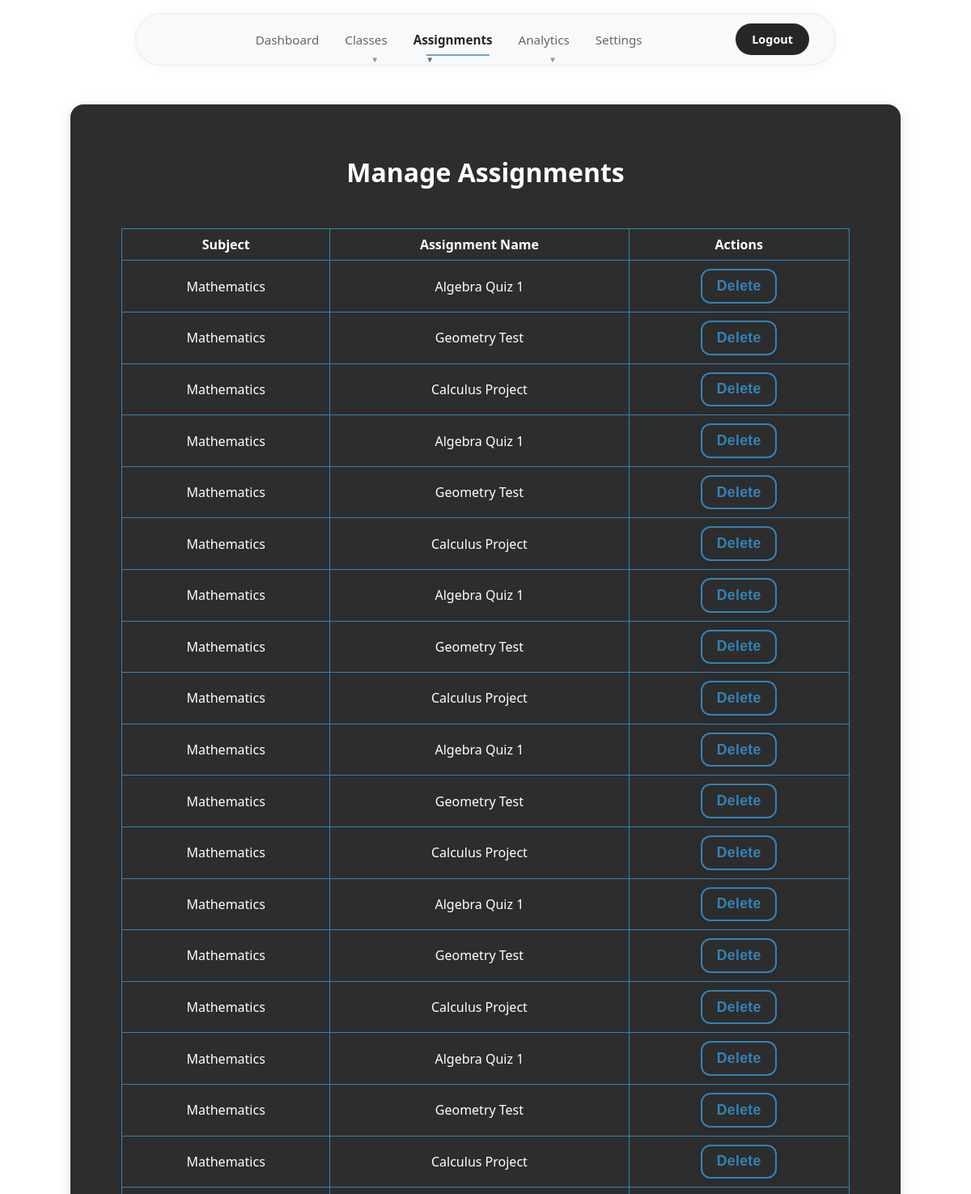
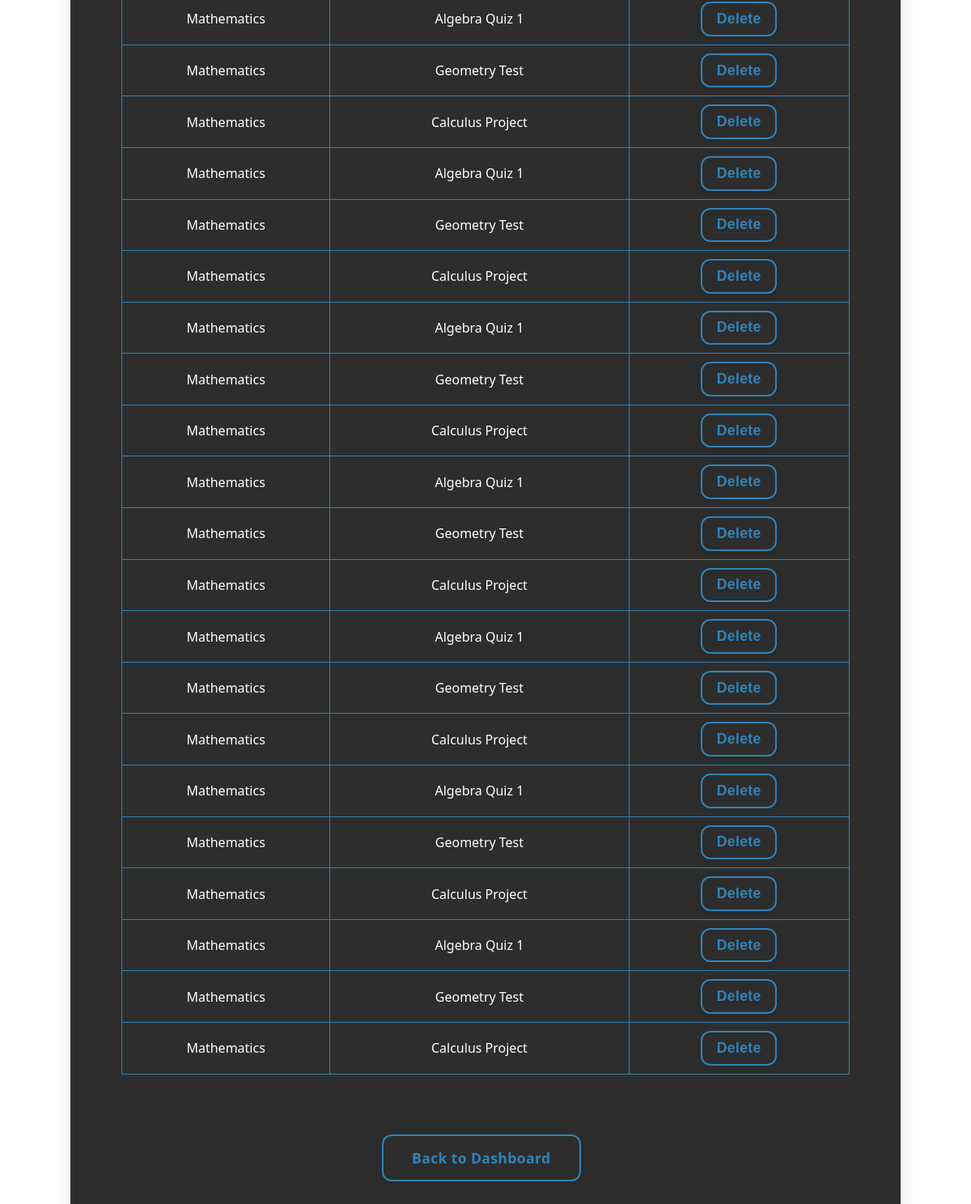
Screenshot of /manage_assignments (signed in) with the database file from the repository (2 pictures, top to bottom).
### tables this page shows
CREATE TABLE assignments (
    id INTEGER PRIMARY KEY,
    name TEXT,
    grade REAL,
    subject_id INTEGER,
    user_id INTEGER
);

CREATE TABLE subjects (
    id INTEGER PRIMARY KEY,
    name TEXT,
    teacher_id INTEGER REFERENCES users(id)
);

### app.py (the view, shortened to what this page needs)
@app.route('/manage_assignments', methods=['GET','POST'])
def manage_assignments():
    if not (is_admin() or is_teacher()):
        return redirect(url_for('login'))
    conn = get_db()
    cur = conn.cursor()
    user_id = session['user_id']
    if is_admin():
        cur.execute("SELECT * FROM subjects")
        subjects = cur.fetchall()
    else:
        cur.execute("SELECT * FROM subjects WHERE teacher_id = ?", (user_id,))
        subjects = cur.fetchall()
    if is_admin():
        cur.execute('''SELECT assignments.*, subjects.name AS subject_name
                       FROM assignments
                       JOIN subjects ON assignments.subject_id = subjects.id''')
    else:
        cur.execute('''SELECT assignments.*, subjects.name AS subject_name
                       FROM assignments
                       JOIN subjects ON assignments.subject_id = subjects.id
                       WHERE subjects.teacher_id = ?''', (user_id,))
    assignments = cur.fetchall()
    if is_admin():
        cur.execute("SELECT * FROM users WHERE role='student'")
    else:
        cur.execute('''SELECT DISTINCT users.*
                       FROM users
                       JOIN enrollments ON users.id = enrollments.user_id
                       JOIN subjects ON enrollments.subject_id = subjects.id
                       WHERE subjects.teacher_id = ? AND users.role = 'student' ''', (user_id,))
    students = cur.fetchall()
    return render_template('manage_assignments.html',
                         subjects=subjects,
                         students=students,
                         assignments=assignments)

### app.py (called while the page is built)
def is_admin():
    return session.get('role') == 'admin'

def is_teacher():
    return session.get('role') == 'teacher'

### templates/manage_assignments.html (shortened to what this page needs)
<!DOCTYPE html>
<html>
<head>
    <link rel="stylesheet" href="/static/styles.css">
</head>
<body>
            <div class="navbar">
        <div class="navbar-container">
            <div class="navbar-links">
                <a href="/teacher_dashboard" class="nav-link">Dashboard</a>
                <div class="dropdown">
                    <a href="#" class="nav-link dropdown-trigger">Classes</a>
                </div>
                <div class="dropdown">
                    <a href="#" class="nav-link dropdown-trigger active">Assignments</a>
                </div>
                <div class="dropdown">
                    <a href="#" class="nav-link dropdown-trigger">Analytics</a>
                </div>
                <a href="/teacher_settings" class="nav-link">Settings</a>
            </div>
            <div class="navbar-actions">
                <a href="/logout" class="nav-btn">Logout</a>
            </div>
        </div>
    </div>
    <div class="center-wrapper">
        <div class="dashboard-container card-3d">
            <h1>Manage Assignments</h1>
            <div class="table-wrapper">
                <table>
                    <thead>
                        <tr>
                            <th>Subject</th>
                            <th>Assignment Name</th>
                            <th>Actions</th>
                        </tr>
                    </thead>
                    <tbody>
                        {% for assignment in assignments %}
                        <tr>
                            <td>{{ assignment['subject_name'] }}</td>
                            <td>{{ assignment['name'] }}</td>
                            <td class="table-actions">
                                <form method="POST" style="display: inline;">
                                    <button type="submit" class="btn-3d">Delete</button>
                                </form>
                            </td>
                        </tr>
                        {% endfor %}
                    </tbody>
                </table>
            </div>
            <div class="action-buttons">
                <a class="btn-3d" href="/teacher_dashboard">Back to Dashboard</a>
            </div>
        </div>
    </div>
</body>
</html>

### static/styles.css (style rules this page uses)
body { background: #ffffff; font-family: 'Segoe UI', 'Arial', sans-serif; color: #262626; margin: 0; padding: 0; min-height: 100vh; }
.navbar { background: transparent; backdrop-filter: none; -webkit-backdrop-filter: none; box-shadow: none; padding: 1rem 0; position: sticky; top: 0; left: 0; right: 0; z-index: 1000; margin-bottom: 0; border: none; width: 100%; }
.navbar-container { max-width: 800px; margin: 0 auto; display: flex; justify-content: space-between; align-items: center; padding: 0.75rem 2rem; height: auto; background: rgba(248, 249, 250, 0.9); backdrop-filter: blur(10px); -webkit-backdrop-filter: blur(10px); border-radius: 50px; border: 1px solid rgba(0, 0, 0, 0.06); box-shadow: 0 2px 16px rgba(0, 0, 0, 0.04); }
.navbar-actions { display: flex; align-items: center; gap: 1rem; }
.navbar-links { display: flex; gap: 2rem; align-items: center; justify-content: center; flex: 1; margin: 0; }
.nav-link { color: #666666; text-decoration: none; font-weight: 500; padding: 0.5rem 0; border-radius: 0; transition: all 0.2s ease; position: relative; font-size: 0.95rem; white-space: nowrap; border: none; background: transparent; }
.nav-link.active { color: #262626; background: transparent; box-shadow: none; border: none; transform: none; font-weight: 600; }
.nav-btn { background: #262626; color: #ffffff; text-decoration: none; font-weight: 600; padding: 0.625rem 1.25rem; border-radius: 25px; transition: all 0.2s ease; font-size: 0.9rem; white-space: nowrap; border: none; }
.nav-link.active::after { width: 80%; }
.nav-link::after { content: ''; position: absolute; bottom: -2px; left: 50%; width: 0; height: 2px; background: #3283b8; transition: all 0.3s ease; transform: translateX(-50%); }
.dropdown { position: relative; display: inline-block; }
.nav-link.dropdown-trigger::after { content: '▼'; font-size: 0.6rem; margin-left: 0.375rem; opacity: 0.7; transition: transform 0.2s ease; }
.dashboard-container { padding: 2.5em 2em; background: #262626; border-radius: 16px; max-width: 1200px; box-shadow: 0 4px 20px rgba(0, 0, 0, 0.1); width: 90%; margin: 2em auto; display: flex; flex-direction: column; align-items: center; border: 1px solid rgba(0, 0, 0, 0.05); }
.center-wrapper { display: flex; align-items: center; justify-content: center; min-height: 100vh; }
.card-3d { background: #2d2d2d; border-radius: 16px; box-shadow: 0 4px 20px rgba(0, 0, 0, 0.1); width: 80%; border: 1px solid rgba(0, 0, 0, 0.05); }
h1, h2, h3 { color: #ffffff;; text-align: center; margin-bottom: 1em; text-decoration: none; }
form[style*="inline"] button { margin: 2px 5px !important; display: inline-block !important; vertical-align: middle !important; padding: 0.5em 1em !important; }
.btn-3d { background: #2d2d2d; color: hsl(204, 57%, 46%); border: 2px solid hsl(204, 57%, 46%); border-radius: 12px; padding: 0.85em 2em; font-size: 1.1em; font-weight: 600; box-shadow: 0 2px 10px rgba(0, 0, 0, 0.1); transition: transform 0.12s, box-shadow 0.12s; cursor: pointer; letter-spacing: 0.02em; margin: 0.6em 0.6em 0.6em 0; display: inline-block; text-align: center; text-decoration: none; }
.action-buttons { margin-top: 2em; text-align: center; }
.table-wrapper { width: 100%; max-width: 900px; overflow-x: auto; margin: 0 auto; }
table { width: 100%; max-width: 900px; border-collapse: collapse; margin: 1em auto 2em; }
th, td { padding: 8px; border: 1px solid #3283b8; text-align: center; text-decoration: none; color:#ffffff; }
.dashboard-container { max-width: 1200px; margin: 2em auto; padding: 2.5em 2em; }

### rows the page displays
assignments: subject_name "Mathematics", name "Algebra Quiz 1"
assignments: subject_name "Mathematics", name "Geometry Test"
assignments: subject_name "Mathematics", name "Calculus Project"
assignments: subject_name "Mathematics", name "Algebra Quiz 1"
assignments: subject_name "Mathematics", name "Geometry Test"
assignments: subject_name "Mathematics", name "Calculus Project"
assignments: subject_name "Mathematics", name "Algebra Quiz 1"
assignments: subject_name "Mathematics", name "Geometry Test"
assignments: subject_name "Mathematics", name "Calculus Project"
assignments: subject_name "Mathematics", name "Algebra Quiz 1"
assignments: subject_name "Mathematics", name "Geometry Test"
assignments: subject_name "Mathematics", name "Calculus Project"
assignments: subject_name "Mathematics", name "Algebra Quiz 1"
assignments: subject_name "Mathematics", name "Geometry Test"
assignments: subject_name "Mathematics", name "Calculus Project"
assignments: subject_name "Mathematics", name "Algebra Quiz 1"
assignments: subject_name "Mathematics", name "Geometry Test"
assignments: subject_name "Mathematics", name "Calculus Project"
assignments: subject_name "Mathematics", name "Algebra Quiz 1"
assignments: subject_name "Mathematics", name "Geometry Test"
assignments: subject_name "Mathematics", name "Calculus Project"
assignments: subject_name "Mathematics", name "Algebra Quiz 1"
assignments: subject_name "Mathematics", name "Geometry Test"
assignments: subject_name "Mathematics", name "Calculus Project"
assignments: subject_name "Mathematics", name "Algebra Quiz 1"
assignments: subject_name "Mathematics", name "Geometry Test"
assignments: subject_name "Mathematics", name "Calculus Project"
assignments: subject_name "Mathematics", name "Algebra Quiz 1"
assignments: subject_name "Mathematics", name "Geometry Test"
assignments: subject_name "Mathematics", name "Calculus Project"
assignments: subject_name "Mathematics", name "Algebra Quiz 1"
assignments: subject_name "Mathematics", name "Geometry Test"
assignments: subject_name "Mathematics", name "Calculus Project"
assignments: subject_name "Mathematics", name "Algebra Quiz 1"
assignments: subject_name "Mathematics", name "Geometry Test"
assignments: subject_name "Mathematics", name "Calculus Project"
assignments: subject_name "Mathematics", name "Algebra Quiz 1"
assignments: subject_name "Mathematics", name "Geometry Test"
assignments: subject_name "Mathematics", name "Calculus Project"
